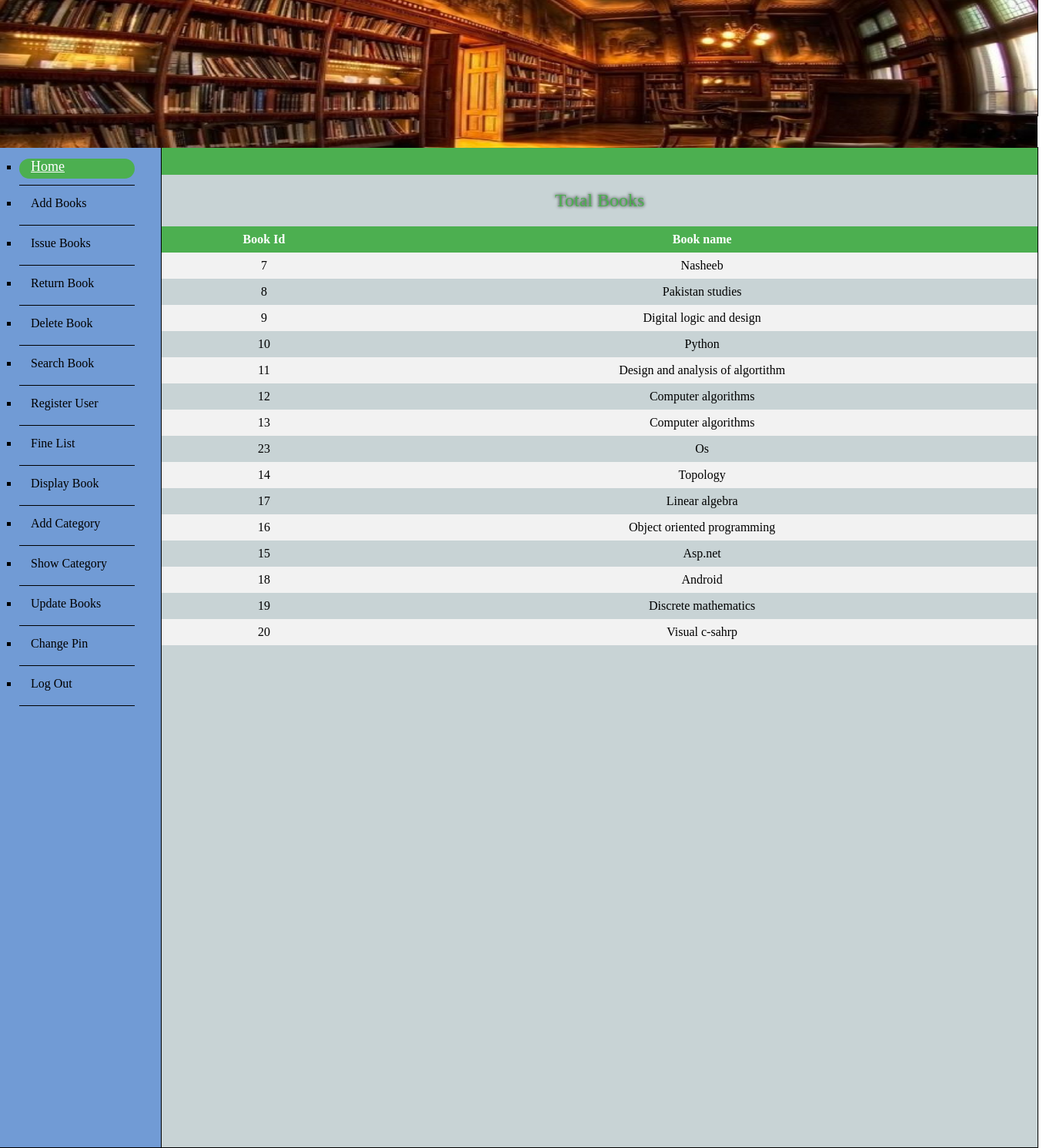
Screenshot of /project/total_books.php with the database file from the repository.
### tables this page shows
CREATE TABLE IF NOT EXISTS `book` (
  `book_id` int(50) NOT NULL AUTO_INCREMENT,
  `status_id` tinyint(1) NOT NULL,
  `isbn` int(11) NOT NULL,
  PRIMARY KEY (`book_id`),
  KEY `status_id` (`status_id`),
  KEY `isbn` (`isbn`)
);

CREATE TABLE IF NOT EXISTS `isbn` (
  `isbn` int(11) NOT NULL,
  `book_name` varchar(255) NOT NULL,
  `category_id` int(11) NOT NULL,
  `book_edition` varchar(255) NOT NULL,
  `author_id` int(11) NOT NULL,
  PRIMARY KEY (`isbn`),
  KEY `category_id` (`category_id`),
  KEY `author_id` (`author_id`)
);

### project/total_books.php (the view, shortened to what this page needs)
<?php
	require_once("connection.php");
		$query = "select b.book_id,a.book_name
		           from isbn a,book b
				   where a.isbn=b.isbn";
		$result = mysqli_query($connection, $query);
?>
<html>
<head>
	<link rel="stylesheet" type="text/css" href="adminstyle.css">
	<link rel="stylesheet" type="text/css" href="issue_book.css">
	<link rel="stylesheet" type="text/css" href="table.css">
</head>
<body>
<div class="main">
		<div id="banner">
			<img src="banner.jpg" width="100%" height="192"/>
		</div>
		<div id="sidelinks" >
			<ul>
				<div class="button"> <li>  <a class="active"  class="ban" href="admin.php" >  Home </a> </div>
				<hr align="left" width=80% size=1 color="black">
				<div class="button"> <li>  <a  class="ban" href="add_book.php" >  Add Books </a> </div>
				<hr align="left" width=80% size=1 color="black">
				<div class="button"> <li>  <a class="ban" href="issue_book.php"> Issue Books </a> </div>
				<hr align="left" width=80% size=1 color="black">
				<div class="button"> <li>  <a  class="ban" href="return_book.php"> Return Book </a> </div>
				<hr align="left" width=80% size=1 color="black">
				<div class="button"> <li>  <a class="ban" href="delete_book.php"> Delete Book </a></div>
				<hr align="left" width=80% size=1 color="black">
				<div class="button"> <li>  <a  class="ban" href="search_book.php"> Search Book </a></div>
				<hr align="left" width=80% size=1 color="black">
				<div class="button"> <li>  <a class="ban" href="register_user.php"> Register User </a></div>
				<hr align="left" width=80% size=1 color="black">
				<div class="button"> <li>  <a class="ban" href="fine_list.php"> Fine List </a> </div>
				<hr align="left" width=80% size=1 color="black">
				<div class="button"> <li>  <a  class="ban" href="display_book.php"> Display Book </a></div>
				<hr align="left" width=80% size=1 color="black">
				<div class="button"> <li>  <a class="ban" href="add_category.php"> Add Category </a></div>
				<hr align="left" width=80% size=1 color="black">
				<div class="button"> <li>  <a class="ban" href="show_category.php"> Show Category </a></div>
				<hr align="left" width=80% size=1 color="black">
					<div class="button"> <li>  <a  class="ban" href="update_book.php" >  Update Books </a> </div>
				<hr align="left" width=80% size=1 color="black">
				<div class="button"> <li>  <a class="ban" href="change_admin_pin.php"> Change Pin </a></div>
				<hr align="left" width=80% size=1 color="black">
				<div class="button"> <li>  <a class="ban" href="login.php"> Log Out </a></div>
				<hr align="left" width=80% size=1 color="black">
			</ul>
		</div>
		<div id="content">
				<div class="log">
			</div>
			<h2 style="text-shadow: 0 0 4px black; color:#4CAF50;  text-align:center; text-decoration:blink; font:18pt Impact; ">
				Total Books
			</h2>
			<table>
					<tr>
						<th>Book Id</th>
						<th>Book name</th>
					</tr>
					<?php
						global $result;
						if($result){
							while($display = mysqli_fetch_assoc($result))
							{
					?>
					<tr>
						<td><?php echo ucfirst($display['book_id']); ?></td>
						<td><?php echo ucfirst($display['book_name']); ?></td>
					</tr>
					<?php
							}
						}
						?>
			</table>
		</div>
</div>
</body>
</html>

### project/adminstyle.css (style rules this page uses)
.main { position:relative; width:1263px; height:1000px; border:1px solid black; margin-left:-10px; margin-right:0px; }
#banner { position:absolute; margin-top:-10px; border:1px solid black; width:1347.9px; height:150px; }
#sidelinks { background-color:rgb(113, 155, 213); margin-top:180px; postion:absolute; width:210px; height:1300px; border:1px solid black; }
#content { background-color:rgb(200, 211, 213); margin-left:210px; margin-top:-1300px; border:1px solid black; width:1138.4px; height:1298px; }
ul { margin-left:25px; padding:0px; list-style:square; }
.ban { cursor:hand; width:120px; height:30px; text-decoration:none; color:black; line-height:30px; }
li a { display: block; background-color:rgb(113, 155, 213); padding-top: 0px; padding-right: 15px; padding-bottom: 5px; padding-left: 15px; }
li a.active { background-color: #4CAF50; color: white; width:120px; font-size:18px; padding-top: 0px; padding-right: 15px; padding-bottom: 5px; padding-left: 15px; border-radius: 15px; }
.button { display: inline-block; -webkit-transition-duration: 0.3s; transition-duration: 0.3s; }
.log { background-color: #4CAF50; width:1138.4px; height:35px; }

### project/table.css (style rules this page uses)
table { border-collapse: collapse; width: 100%; }
th, td { text-align: center; padding: 8px; }
tr:nth-child(even) { background-color: #f2f2f2 }
th { background-color: #4CAF50; color: white; }

### rows the page displays
book: book_id "7", isbn.book_name "Nasheeb"
book: book_id "8", isbn.book_name "Pakistan studies"
book: book_id "9", isbn.book_name "Digital logic and design"
book: book_id "10", isbn.book_name "Python"
book: book_id "11", isbn.book_name "Design and analysis of algortithm"
book: book_id "12", isbn.book_name "Computer algorithms"
book: book_id "13", isbn.book_name "Computer algorithms"
book: book_id "23", isbn.book_name "Os"
book: book_id "14", isbn.book_name "Topology"
book: book_id "17", isbn.book_name "Linear algebra"
book: book_id "16", isbn.book_name "Object oriented programming"
book: book_id "15", isbn.book_name "Asp.net"
book: book_id "18", isbn.book_name "Android"
book: book_id "19", isbn.book_name "Discrete mathematics"
book: book_id "20", isbn.book_name "Visual c-sahrp"
